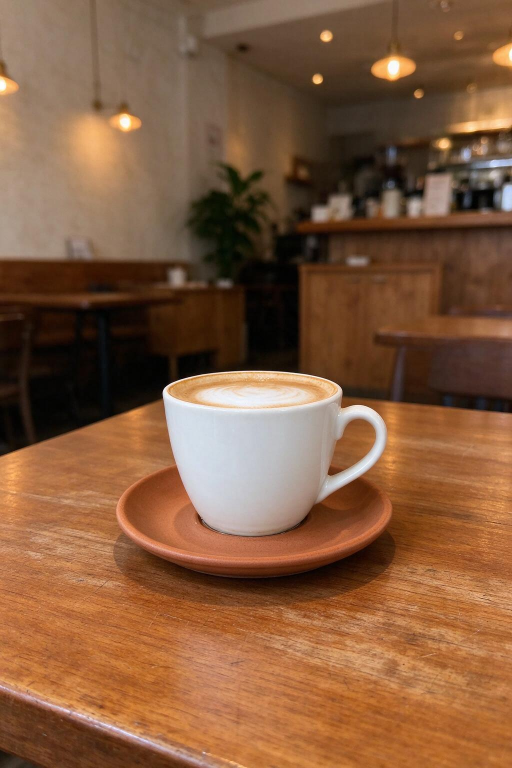
#> input picture assets/scenes/batch3/c01_cafe_cup.png, 1024 x 1536 px (shown at 1/2 size); its folder holds only this picture in this run
$ python step27_mood_pick.py
#> lines starting #> are read from the running program, lines starting #| are printed output that depends on the picture
### app/pipeline.py
"""流水线编排：一张照片进，N 张成品出。

S0 预处理 → S2 并发生成 → S3 后处理（去白边 / 环境色 / 接触阴影）→ S4 轻量质检

设计原则：
1. **生成器可插拔**：`generate_fn` 由调用方注入，默认用方舟 Seedream。
   换 Qwen / 换自建只改这一处（《05》§6 的适配器思路）。
2. **后处理是模型无关资产**：去白边、环境色、阴影全部纯 CPU，
   换任何生成器都要用，所以独立成层。
3. **失败不阻塞**：某个候选失败只标记该候选，不影响其他。
"""

from __future__ import annotations

import base64
import io
import os
import sys
import time
import uuid
from concurrent.futures import ThreadPoolExecutor, as_completed

import numpy as np
from PIL import Image

HERE = os.path.dirname(os.path.abspath(__file__))
ROOT = os.path.dirname(HERE)
if ROOT not in sys.path:
    sys.path.insert(0, ROOT)

from s3.lighting import LightingState  # noqa: E402
from s3.s2_prompt import (COMPANION_ACTIONS, anchor_for, build_companion_prompt,  # noqa: E402
                          build_prompt)
from s3.s3ops import (contact_core, occlude, render_shadow_matte,  # noqa: E402
                      shadow_under)
from s3.relight import amp_for, relight, scene_tint, side_light  # noqa: E402
from s3.beautify import (add_ai_label, change_mask, character_mask, defringe,  # noqa: E402
                         match_ambient)
from s3.rescale import _bbox, rescale_to_box, rescale_to_height  # noqa: E402
from s3.actions import enabled_actions, get_action  # noqa: E402
from s3.characters import get_character, list_characters  # noqa: E402
from s3.profile import filter_by_framing, vlm_profile, vlm_props  # noqa: E402

REFS_DIR = os.path.join(ROOT, "assets", "refs", "crops")
OUT_ROOT = os.path.join(ROOT, "output", "runs")

# 每种接触面：姿势描述 + 接触对象 + 接触点相对框高的位置
# contact_ratio=1.0 表示接触点在框底边（站姿）；坐姿接触面在框底边之上。
# 这个比例是启发式估值：坐姿的接触线（臀底/椅面）大约在框高的 82% 至 88% 处。
# 首轮真实验证发现：用框底边当接触点，影子会落到地上而她其实坐在垫子上。
SURFACE_SPEC = {
    "ground": dict(pose="全身站直，正面朝向镜头，双脚踩在地面上", contact="地面",
                   contact_ratio=1.0),
    "chair": dict(pose="端坐在坐垫上，双腿自然垂在椅子前方", contact="坐垫",
                  contact_ratio=0.86),
    "bed": dict(pose="坐在床沿，双腿自然垂在床边", contact="床沿",
                contact_ratio=0.88),
    "desk": dict(pose="坐在桌沿上，双腿自然垂在桌子外侧", contact="桌面",
                 contact_ratio=0.84),
    "wall": dict(pose="背靠墙面站立，身体轻微侧向镜头", contact="墙面",
                 contact_ratio=1.0),
}

# 主光方向选项：只给"光从哪边来"这种知觉判断，不给专业参数（见 06 §8.4）
# reach 是投射距离倍率：室内散射光影子短（1.0），晴天低角度阳光影子长得多（1.9）
# 物件路线的尺度：**她画出来的高度 / 画面高度**。
#
# ## 为什么不用"座面宽度 × 系数"
#
# 试过。第一次框到整条沙发（可见宽 1198px），算出 186px；第二次同一个模型
# 只框了沙发的一段（425px），算出 66px——小到看不见。
# **VLM 给的座面横向范围不稳定**，"框多长算一段坐垫"没有客观边界。
# 拿不稳定的量当尺子，结果就会忽大忽小。
#
# ## 为什么可以接受"按画面高度取经验比例"
#
# 照片里没有人物时，本来就没有任何绝对尺度参照：一面墙、一张沙发，
# 不知道它有多远、多大，烧不出真实厘米数。所以这里不假装能算出绝对尺寸，
# 而是给一个**经验比例**——"一个玩偶坐在这个家具上，大概占画面高度的多少"。
# 这个量稳定、可调，而且不受 VLM 框抖动影响。
#
# 取值依据：家庭室内照里，一张沙发通常占画面高度 55%~75%，
# 40cm 的玩偶坐上去约是沙发高度的 1/4~1/3 → 13%~25% 画面高。取中段。
#
# 真正的修法是给一个物理参照（比如 VLM 顺便判断"这是单人椅还是三人沙发"，
# 或者画面里恰好有一件已知尺寸的东西）。等有了人物分支之外的可靠参照再改。
SEAT_H_FRAC = {
    "sofa": 0.20, "bench": 0.19, "chair": 0.22, "bed": 0.18,
    "table": 0.20, "counter": 0.18, "step": 0.16,
}
# 第二把尺子：**座面可见宽度 × 系数**。和上面的画面比例取较大值。
#
# 为什么要两把尺子：
#   - 只有"画面高度比例"：近景特写会严重偏小。实测一张桌面特写（桌子占满画面），
#     按 0.20 算她只有 193px，而桌面厚度就有 90px——她只比桌板厚两倍，
#     读起来像贴纸，完全看不出"坐"。
#   - 只有"座面宽度"：远景或座面被截断时，宽度会算小，角色缩到看不见
#     （实测空沙发两次调用分别算出 186px 和 66px）。
#   取两者的较大值，正好把两个失效方向都兜住：不会小到看不见，也不会在近景里缩成纸片。
SEAT_W_RATIO = {
    "sofa": 0.19, "bench": 0.19, "chair": 0.30, "bed": 0.19,
    "table": 0.23, "counter": 0.16, "step": 0.26,
}
# 兜底夹紧：无论下面算出什么，都不许超出这个区间
SEAT_H_RANGE = (0.12, 0.42)


LIGHT_PRESETS = {    "auto": dict(azimuth=None, hardness=0.25, intensity=0.42, confidence=0.35, reach=1.0),
    "left": dict(azimuth=180.0, hardness=0.45, intensity=0.62, confidence=0.75, reach=1.0),
    "right": dict(azimuth=0.0, hardness=0.45, intensity=0.62, confidence=0.75, reach=1.0),
    # 晴天户外：影子更硬、更深、更长。8 组实测里户外光照与室内差异太大，
    # 用室内参数渲出来像"没影子"，所以单列两档。
    "sun_left": dict(azimuth=180.0, hardness=0.78, intensity=0.82, confidence=0.88, reach=1.9),
    "sun_right": dict(azimuth=0.0, hardness=0.78, intensity=0.82, confidence=0.88, reach=1.9),
}


# [81 lines left out: functions _encode_refs, _pick_size, build_case_prompt, _qc_scores, not called in this run]


# ---------------------------------------------------------------------------
# 立绘合成路线
# ---------------------------------------------------------------------------
#
# 与"场景内生成"的根本差别：**不需要生成**。
# 立绘是提前做好并缓存的（tools/build_sprites.py），与照片无关；
# 每张照片只是把缓存立绘缩放、定位、贴上去，全程 CPU，亚秒级。
#
# 这也是为什么这条路的抠图质量好一个量级：立绘在纯白背景上生成，
# 抠图判据是"近白且与画面边界连通"，实测内部空隙 1.8~4.5%，
# 而在真实照片上抠最好也有 7.6%。

# 景别 -> "画面里能看到的这截占全身多少"。只给"按头对齐"用（半身照背后探头），
# 不是精确人体测量：她的下半身会被画面裁掉，系数偏一点只影响露出来那部分多大。
_VISIBLE_FRAC = {"full": 1.0, "half": 0.58, "closeup": 0.30}

# 放不下时最少缩到原比例的多少。低于这个值"等身"就不成立了，
# 与其继续缩，不如承认这张照片放不下、在结果里标出来。
_FIT_FLOOR = 0.5


# [242 lines left out: functions _sprite_placement, _validate_action_vs_scene, _desc_overlap, not called in this run]


def available_sprite_options(model_key: str, character=None) -> list[dict]:
    """扫一遍立绘缓存目录，返回**已经有立绘**的动作候选清单。

    ## 为什么规划器必须从这里选

    布局引导这条路线的引导图，是一张**已经画好的立绘**贴进照片当占位符。
    生成模型因此同时收到两个信号：图里那个小人的姿势、提示词里的姿势描述。
    两者不一致时它各听一半——实测就是"规划器说坐长椅、立绘是站姿"，
    成品成了脚悬在长椅前沿外面的半空站姿。

    所以候选集必须是"有立绘的那些动作"，而不是"动作库里所有的动作"。
    动作库有 23 条，缓存的只有 10 张；让规划器在 23 里挑，它有一半概率
    挑到没立绘的，那就又没有引导图了。

    `{anchor}` 占位符在这里换成中性的「座面」，因为规划器还不知道
    具体是哪件家具——它自己会在 `action` 里写实际名词。
    """
#> called with model_key = 'doubao-seedream-5-0-flash-260915'
    from s3.actions import ACTION_LIBRARY
    from s3.characters import get_character
    from s3.sprite import sprite_path

    char = character or get_character()
    out: list[dict] = []
    for a in ACTION_LIBRARY:
        if not os.path.exists(sprite_path(a.id, model_key, char)):
            continue
        out.append({"id": a.id, "name": a.name,
                    "desc": a.desc.replace("{anchor}", "座面"),
                    "anchor_kind": a.anchor_kind,
                    "needs": list(a.needs), "framing": list(a.framing)})
    return out


# [73 lines left out: functions _ensure_sprite, _size_anchor, not called in this run]


# 规划器给的 anchor_kind -> 用哪张立绘当"引导图里的小人"。
#
# **现在只是兜底**。真正的路径是规划器从 `available_sprite_options()` 里选
# `action_id`——那才是"动作匹配"的正解，因为引导图只能是一张已存在的立绘，
# 而规划器自由创作姿态时，两个信号会打架（实测：规划说坐、立绘是站，
# 成品成了脚悬在长椅前沿的半空站姿）。
# 这张表只在规划器漏写 id、且按文字也兜不出来时才用，粒度很糙。
_ANCHOR_TO_SPRITE = {
    "seat_plane": "seat_edge_sit",
    "horizontal_edge": "seat_edge_sit",
    "ground_plane": "leg_hands_behind",
    "person_part": "leg_hands_behind",
    "vertical_prop": "leg_hands_behind",
}

GUIDED_PROMPT = (
    "图1是一张真实照片，照片里已经贴了一个卡通小人。图2、图3是同一个二次元角色的设定图。\n"
    "这个角色的形象是：{identity}。\n"
    "请把图1里那个贴上去的卡通小人**重绘**成图2图3的角色形象，并让她与场景自然融合：\n"
    "1. 【最重要】成品里她的**全部轮廓**必须落在图1那个小人已经占据的范围之内。"
    "这个范围是：**从头顶呆毛的最高点到鞋底**，**从尾巴最末端到头发最外侧**——"
    "注意它已经把她所有的头发、呆毛、尾巴、裙摆都算进去了。"
    "所以她的头发、尾巴、裙子都不许越过那个范围，也不许为了把她画得更可爱、"
    "更清楚而把任何部位放大；\n"
    "2. 【尺寸复核】画完之后，她的高度必须正好等于图1里那个小人的高度："
    "{size_anchor}。"
    "如果她看起来比这个更高或更大，就画错了，必须缩小到那个高度；"
    "她真实身高 {height_cm:.0f} 厘米，不要画成与人物同高的成年人；\n"
    "3. 姿势改成：{pose}；\n"
    "4. 【表情与朝向】{mood_clause}；\n"
    "5. 在她身下和紧贴她的地方画出压出的接触阴影；画面里的受光方向就是她的受光方向；\n"
    "6. 除她和紧挨着的接触阴影外，**图1其他内容一律不许改动**：人物的脸和衣服、"
    "家具、背景、光线、清晰度全部保持原样；\n"
    "7. 她必须是图2图3里的那个角色：同样的发型、发箍、耳朵、裙子、围裙、尾巴、鞋子；\n"
    "8. 画面里恰好一个角色；不要文字、水印、边框。"
)


# 剪影引导：贴在引导图上的是一个**纯色形状**，不是立绘。
#
# ## 为什么要这个变体
#
# 实测发现生成模型对"图里那个小人多大"这件事**不服从**：把引导图里的小人
# 从 42.8% 缩到 10.6%，成品稳定在 31~34% 不变（见 `GUIDED_SIZE_LIMIT`）。
# 它对"一个卡通小人"有内在的尺寸先验。
#
# 但"填满一个给定的形状"是另一类任务——inpainting 式的语义，模型没有
# 自由发挥尺寸的余地。所以试这个：引导图里放品红色剪影（就是立绘的 alpha），
# 让它把剪影原样替换成角色。
#
# 品红是选的：照片里几乎不会出现这个色，模型不会把它误认成场景内容；
# 又不至于像纯黑那样被当成"阴影/洞口"。
GUIDED_SILHOUETTE_PROMPT = (
    "图1是一张真实照片，照片里有一个**品红色的纯色剪影**。图2、图3是同一个二次元角色的设定图。\n"
    "这个角色的形象是：{identity}。\n"
    "请把图1里那个品红色剪影**替换**成图2图3的角色：\n"
    "1. 【最重要】她必须**完全填满那个剪影的形状**：她的头顶正好到剪影的最高点，"
    "鞋底正好到剪影的最低点，头发和尾巴的外缘正好与剪影的左右边缘重合。"
    "不许超出剪影一个像素，也不许比剪影小一圈——剪影的每一条边都是她的轮廓；\n"
    "2. 剪影被替换之后，**品红色必须完全消失**，画面里不许残留任何品红色边缘；\n"
    "3. 姿势：{pose}；\n"
    "4. 【表情与朝向】{mood_clause}；\n"
    "5. 在她身下和紧贴她的地方画出压出的接触阴影；画面里的受光方向就是她的受光方向；\n"
    "6. 除她和紧挨着的接触阴影外，**图1其他内容一律不许改动**：人物的脸和衣服、"
    "家具、背景、光线、清晰度全部保持原样；\n"
    "7. 她必须是图2图3里的那个角色：同样的发型、发箍、耳朵、裙子、围裙、尾巴、鞋子；"
    "她真实身高 {height_cm:.0f} 厘米，不要画成与人物同高的成年人；\n"
    "8. 画面里恰好一个角色；不要文字、水印、边框。"
)

SILHOUETTE_RGB = (255, 0, 170)

# 这个生成模型不肯把角色画到画面高的 26% 以下。
#
# ## 怎么测出来的
#
# 四张场景，程序把 60cm 换算成画面百分比（`person_h × 60/175`），
# 生成后用 `s3/measure.py` 客观量成品（不是目测）：
#
# | 场景 | 人物占画面 | 60cm 应占 | 实测 | 倍率 |
# |---|---|---|---|---|
# | p01 站姿 | 62% | 21.3% | 31.8% | 1.49 |
# | p03 站姿 | 55% | 18.7% | 26.0% | 1.39 |
# | p05 抱膝坐 | 90.6% | 31.1% | 36.7% | 1.18 |
# | e05 坐台阶 | 无人物 | 26.4% | 42.2% | 1.60 |
#
# 关键不是"偏大"，是**实测值全部 ≥ 26%，没有一个更低**。
# 而 p01 上专门做了反向验证：把引导图里的小人从 21.3% 缩到 14.2%、10.6%，
# 成品照样是 33.9%、31.2%（[`step21_size_bias_calib.py`]）。缩一半都不动。
#
# 所以这是个**下限**，不是随机误差：它对"卡通小人"有内在的尺寸先验，
# 小于这个尺度就当作"贴纸"重画成它认为合理的大小。
#
# ## 这个常量怎么用
#
# 不是用来"补偿"的（补偿已证无效），是用来**提前告诉调用方这次做不做得成**。
# `target_pct < 0.26` 就是做不到，与其让用户拿眼睛猜，不如直接标出来
# 并建议改用立绘路线（那条路尺寸 100% 精确，代价是没有遮挡互动）。
GUIDED_SIZE_FLOOR = 0.30


# [1428 lines left out: functions _make_guide, run_guided, run_planned, _props_or_retry, run_sprite, run, not called in this run]

### s3/moods.py
"""表情库：把「她在想什么」从「她在做什么」里拆出来。

## 为什么要拆

改造前表情是**焊死在动作描述里**的。扫一遍 9 个启用动作，只有 3 个写了表情词，
而且都是「笑」——`seat_edge_sit` 是"笑得很开心"、`jump_air` 是"笑得非常开心"、
`shoulder` 是"得意地笑"。剩下 6 个动作连表情都没提。

后果是：不管她在空沙发上、在逆光的街边、还是坐在人对面，脸上永远是同一个笑。
用户的原话是「不同场景不同动作表情也不一样」，这句话有两层：
**不同动作要不同表情**，**同一动作在不同场景也要不同表情**。第二层靠动作
描述是做不到的——动作就那么几个，场景却千变万化。

所以把表情独立成 `Mood`，由规划器**看着这张照片**选一个。

## face 为什么写得这么细

这个项目的实测结论反复指向同一条：**模型对「关系」的遵从度低，对「画面上
能看见什么」的遵从度高**。

- 写"她很害羞"→ 出来的还是那个笑；
- 写"脸通红、眼睛往下看、下巴微微收着、嘴角抿着往上"→ 才画得对。

同一条教训出现在 `leg_hug_knee`（写"小腿折在大腿下面"没用，改成"正面看不到
小腿和脚"才画对）和 `simplify_hands`。所以 `face` 一律写成**五官的具体动作**：
眼睛是睁是眯、眉毛抬还是皱、嘴角朝哪、脸颊红不红。
不用"开心""难过"这类情绪词——那是给人读的，不是给模型画的。

## body 是可选的身体语言

表情不只在脸上。害羞会缩肩、惊讶会后仰、得意会抬下巴。写进 `body` 里，
和 `face` 一起进提示词。留空表示只改脸。

## 和动作的关系

两者是**正交**的：动作定"她在哪、手脚怎么放"，表情定"她脸上是什么"。
所以拼起来用：`action.desc` + `mood.face`。

唯一要避免的是**动作自带的表情和选中的表情打架**。比如 `jump_air` 的 desc
里写着"笑得非常开心"，这时选 `sleepy`（困倦）就会拧巴。
`conflicts` 字段用来声明这种冲突，规划器选的时候会看到。
"""

from __future__ import annotations

from dataclasses import dataclass


@dataclass(frozen=True)
class Mood:
    id: str
    name: str
    face: str          # 五官的具体动作，必须可画
    body: str = ""     # 身体语言（可选）
    when: str = ""     # 什么场景适合——给规划器看
    conflicts: tuple[str, ...] = ()   # 和哪些动作天然冲突


MOODS: tuple[Mood, ...] = (
    Mood(
        id="happy", name="雀跃",
        face="两只眼睛弯成两道向上翘的月牙、几乎看不到瞳孔，嘴角大幅上扬露出小虎牙，"
             "两颊泛着粉红，嘴巴微微张开像在笑出声",
        body="肩膀轻轻耸起，整个人往上掂了一点",
        when="她正处在兴头上——刚抢到好位置、正要开始玩、看见了喜欢的东西。"
             "明亮的户外、有动感的构图、人物也在笑的时候选它",
    ),
    Mood(
        id="shy", name="害羞",
        face="两颊红得很明显、红晕一直漫到耳朵，眼睛往下看不敢直视，"
             "下巴微微收着，嘴角抿起来往上翘一点点",
        body="肩膀往里收，两只手不自觉地在身前绞在一起",
        when="**有人在看她**——人物正对着她、镜头离得近、或者她刚做完一件小事被发现。人离得越近越该选它",
    ),
    Mood(
        id="curious", name="好奇",
        face="两只眼睛睁得很大、瞳孔又黑又圆，眉毛往上抬，"
             "嘴巴微微张成一个小小的圆形，头歪向一边",
        body="身体往前探一点点，像在打量什么",
        when="**有事正在发生**——画面里有她没见过的东西、人物在走路/倒水/看书，或者她刚到这个陌生地方",
    ),
    Mood(
        id="smug", name="得意",
        face="一条眉毛挑起来、另一条压着，眼睛半眯着，"
             "嘴角只有一边往上翘，下巴微微抬起",
        body="双手抱在胸前或者叉着腰，站得笔直",
        when="**她占了上风**——坐得比人物高、抢到了最中间最舒服的位置、刚把什么事办成了",
        conflicts=("leg_hug_knee", "crouch_by_leg"),   # 蜷成一团时做不出这个姿态
    ),
    Mood(
        id="sleepy", name="困倦",
        face="眼皮垂下来、眼睛只睁开一条缝，眼睛下面有一点点阴影，"
             "嘴巴小小地张着像刚打完哈欠，脸颊软软的",
        body="身体有点软、重心往一边倒，头微微往下垂",
        when="**她累了或环境让人犯困**——天快黑了、暖黄色台灯、床和沙发、或者她在这个位置等了很久",
        conflicts=("jump_air",),                       # 跳起来还困着就矛盾了
    ),
    Mood(
        id="surprised", name="惊讶",
        face="两只眼睛圆睁、眼白露出来，眉毛高高抬起，"
             "嘴巴张成一个明显的 O 形，脸颊绷着",
        body="身体微微往后仰，肩膀抬起来",
        when="**有什么突然出现**——画面里有意外的东西、人物突然转头看她、或者构图本身很冲（大特写、仰拍）",
        conflicts=("leg_hug_knee", "sit_cross_legged"),  # 抱膝/盘腿时后仰不成立
    ),
    Mood(
        id="tender", name="温柔",
        face="眼睛柔和地半垂着、眼神软软的，嘴角是很轻的一点上扬，"
             "整个人看起来很安静",
        body="头微微侧着，视线落在人物身上",
        when="**她只是安静地陪着，什么都不做**。这是最容易被滥用的选项——光线柔和不算理由，每张生活照的光都柔和。只有当其他表情都不合适、画面上确实没有任何事件在发生时，才选它",
    ),
    Mood(
        id="determined", name="鼓劲",
        face="眉毛往中间压、眉心有一点点皱，嘴唇抿紧成一条线，"
             "眼睛直直地看着前方",
        body="两只手在身侧握成小拳头，身体绷直",
        when="**她准备使劲或跟上**——人物在往前走她要跟、或者她要搬/推什么东西",
    ),
    Mood(
        id="pout", name="嘟嘴",
        face="嘴巴嘟起来、下唇往前凸，眉毛微微皱起，"
             "眼睛斜斜地看向一边不看镜头",
        body="双臂抱在身前，头扭向一侧",
        when="**她吃了亏**——被挤到角落、位置被人占了、想要什么没得到",
        conflicts=("jump_air", "shoulder"),
    ),
)

REGISTRY: dict[str, Mood] = {m.id: m for m in MOODS}
DEFAULT_ID = "happy"


# [9 lines left out: function get_mood, not called in this run]


def options_for(action_ids: list[str] | None = None) -> list[dict]:
    """给规划器的候选清单。`action_ids` 传了就过滤掉和这些动作冲突的表情。"""
    out = []
    for m in MOODS:
        if action_ids is not None and m.conflicts and \
                any(a in action_ids for a in m.conflicts):
            # 不是完全禁用——毕竟规划器可能先选了表情再选动作。
            # 但要在清单里标出来，让它自己权衡。
            blocked = [a for a in m.conflicts if a in action_ids]
            out.append({"id": m.id, "name": m.name, "when": m.when,
                        "face": m.face, "avoid_with": blocked})
            continue
        out.append({"id": m.id, "name": m.name, "when": m.when, "face": m.face})
    return out


# [9 lines left out: function describe, not called in this run]


def as_dicts() -> list[dict]:
    return [{"id": m.id, "name": m.name, "face": m.face, "body": m.body,
             "when": m.when, "conflicts": list(m.conflicts)} for m in MOODS]


# ---------------------------------------------------------------------------
# 按场景收窄候选
# ---------------------------------------------------------------------------
#
# ## 为什么必须由程序收窄
#
# 让规划器在 9 个表情里自由选，实测会塌缩到一两个最通用的选项
# （第一版 tender 占 5/10，改完变 happy 占 9/10）。原因是它总能给最通用的那个
# 找到理由——"她刚坐下，正处在兴头上"对每张照片都成立。
#
# 所以改成：**程序先算出这张照片适合哪几种，再把短名单交给规划器**。
# 好处是"场景差异"变成了可计算、可测试的量，而不是指望 VLM 自己注意到。
#
# ## 用哪几个量
#
# 全部是像素级的、确定性的：
#
# | 量 | 怎么算 | 对应什么情绪 |
# |---|---|---|
# | 亮度 | 灰度均值 | 暗 → 困倦/害羞；亮 → 雀跃/惊讶 |
# | 色温偏暖 | R 均值 − B 均值 | 暖（夕阳/暖灯）→ 温柔/困倦；冷 → 好奇/鼓劲 |
# | 对比度 | 灰度标准差 | 硬光高对比 → 惊讶/得意 |
# | 饱和度 | HSV 的 S 均值 | 高饱和 → 雀跃；低饱和 → 温柔/困倦 |
#
# 再加两个**语义**信号：画面里有没有人、主体是什么家具（床/吧台/户外）。
# 前四个是像素统计，后两个来自 `objects`。
#
# ## 这层的边界
#
# 它是**启发式**，不是真在理解情绪。参数（0.42 / 0.68 这些）是拍的，
# 换一批素材可能要调。所以它只做"收窄"，不做"决定"——最终选哪个还是规划器。
# 收窄错了的代价是"表情不够贴"，不是"整张图坏掉"。

EMOTION_RULES_VERSION = "v1"


def scene_stats(photo) -> dict:
    """照片的情绪相关统计量。全部归一到 0~1（除了 warmth 是 -1~1）。

    `photo` 传 PIL Image。缩到短边 256 再算——这些量都是全局统计，
    分辨率对结果没有影响，但快 20 倍。
    """
    import numpy as np
    im = photo.convert("RGB")
#> im is the input picture: PIL image 1024x1536 RGB; mean R, G, B 131.3, 91, 62
    w, h = im.size
    if min(w, h) > 256:
        k = 256 / min(w, h)
        im = im.resize((max(8, int(w * k)), max(8, int(h * k))))
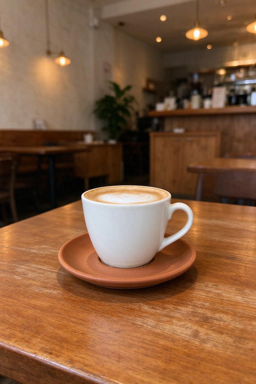
#> im: PIL image 256x384 RGB; mean R, G, B 131.3, 91, 62
    a = np.asarray(im, dtype=np.float32) / 255.0
    gray = a @ np.array([0.299, 0.587, 0.114], dtype=np.float32)
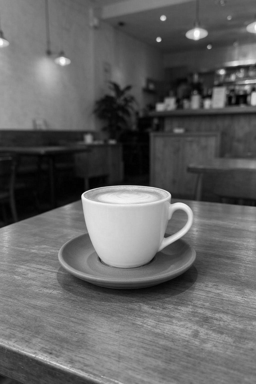
#> gray: shape (384, 256) float32; min 0.00347, max 0.997, mean 0.391
    mx = a.max(axis=2)
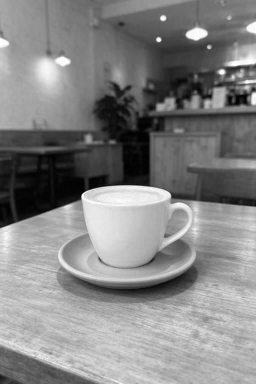
#> mx: shape (384, 256) float32; min 0.00392, max 1, mean 0.517
    mn = a.min(axis=2)
    sat = np.where(mx > 1e-6, (mx - mn) / np.maximum(mx, 1e-6), 0.0)
#> (the rest of the program and of its run is left out)
